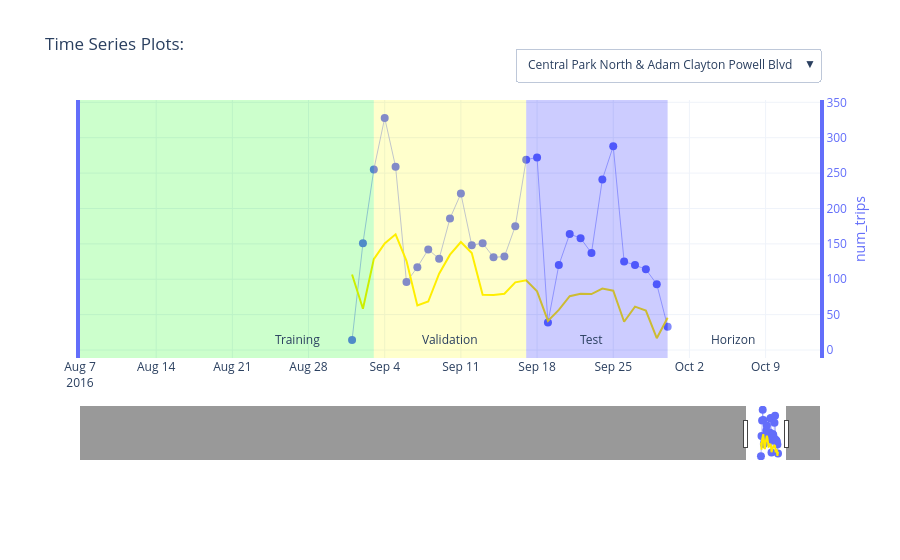

The notebook cell saved with this chart:
### Code cell
# NA values in Pandas will not convert to JSON which Plotly uses:
rawSeries = rawSeries.fillna(np.nan).replace([np.nan], [None])

# create a figure:
fig = go.Figure()

# get a list of colors to use:
colors = px.colors.qualitative.Plotly

# list of columns to plot over time : target and covariates
variables = [TARGET_COLUMN] #+ COVARIATE_COLUMNS

# create dropdown/button to toggle series
buttons = []
b = 0 # default button index

# iterate through series:
series = rawSeries[SERIES_COLUMN].unique().tolist()[0:viz_limit]
for s in series:    
    # iterate trhough columns
    for y, v in enumerate(variables):
        fig.add_trace(
            go.Scatter(
                x = rawSeries[rawSeries[SERIES_COLUMN]==s][TIME_COLUMN],
                y = rawSeries[rawSeries[SERIES_COLUMN]==s][v],
                name = f'{v}',
                text = rawSeries[rawSeries[SERIES_COLUMN]==s][v],
                yaxis = f"y{y+1}",
                hoverinfo='name+x+text',
                line = {'width': 0.5},
                marker = {'size': 8},
                mode = 'lines+markers',
                showlegend = False,
                visible = (b==0) # make a series visible as default: this uses the first series
            )
        )
        if y == 0: # add the forecast
            # add the forecast fit
            fig.add_trace(
                go.Scatter(
                    x = pred_ex2[pred_ex2[SERIES_COLUMN]==s][TIME_COLUMN],
                    y = pred_ex2[pred_ex2[SERIES_COLUMN]==s]['predicted'],
                    name = f'Forecast: {v}',
                    text = pred_ex2[pred_ex2[SERIES_COLUMN]==s]['predicted'],
                    yaxis = f"y{y+1}",
                    hoverinfo='name+x+text',
                    line = {'width': 2, 'color': 'rgb(255,234,0)'},
                    mode = 'lines',
                    showlegend = False,
                    visible = (b==0) # make a series visible as default: this uses the first series
                )
            )
    
    # which button to show:
    ff = 1 # count of forecast related traces add to each series
    which_buttons = [False] * len(series) * (len(variables) + ff)
    which_buttons[b * (len(variables) +ff):(b+1)*(len(variables) + ff)] = [True] * (len(variables) + ff)

    # create button for series:
    button = dict(
        label = s,
        method = 'update',
        args = [{'visible': which_buttons}]
    )
    buttons.append(button)
    b += 1

# add split regions: training
fig.add_shape(
    fillcolor = 'rgba(0, 255, 0, 0.2)',
    line = {'width': 0},
    type = 'rect',
    x0 = keyDates['start_date'][0],
    x1 = keyDates['val_start'][0],
    xref = 'x',
    y0 = 0,
    y1 = 1,
    yref = 'paper'
)
fig.add_annotation(
    x = keyDates['val_start'][0] - (keyDates['test_start'][0]-keyDates['val_start'][0])/2,
    y = 0,
    ax = 0, ay = 0,
    yref = 'y1',
    xref = 'x',
    text = 'Training',
    yanchor = 'bottom'
)

# add split regions: validation
fig.add_shape(
    fillcolor = 'rgba(255, 255, 0, 0.2)',
    line = {'width': 0},
    type = 'rect',
    x0 = keyDates['val_start'][0],
    x1 = keyDates['test_start'][0],
    xref = 'x',
    y0 = 0,
    y1 = 1,
    yref = 'paper'
)
fig.add_annotation(
    x = keyDates['val_start'][0] + (keyDates['test_start'][0]-keyDates['val_start'][0])/2,
    y = 0,
    ax = 0, ay = 0,
    yref = 'y1',
    xref = 'x',
    text = 'Validation',
    yanchor = 'bottom'
)

# add split regions: test
fig.add_shape(
    fillcolor = 'rgba(0, 0, 255, 0.2)',
    line = {'width': 0},
    type = 'rect',
    x0 = keyDates['test_start'][0],
    x1 = keyDates['end_date'][0],
    xref = 'x',
    y0 = 0,
    y1 = 1,
    yref = 'paper'
)
fig.add_annotation(
    x = keyDates['test_start'][0] + (keyDates['end_date'][0]-keyDates['test_start'][0])/2,
    y = 0,
    ax = 0, ay = 0,
    yref = 'y1',
    xref = 'x',
    text = 'Test',
    yanchor = 'bottom'
)

# add split regions: horizon
fig.add_shape(
    fillcolor = 'rgba(255, 255, 255, 0.2)',
    line = {'width': 0},
    type = 'rect',
    x0 = keyDates['end_date'][0],
    x1 = keyDates['end_date'][0]+timedelta(days = FORECAST_HORIZON_LENGTH),
    xref = 'x',
    y0 = 0,
    y1 = 1,
    yref = 'paper'
)
fig.add_annotation(
    x = keyDates['end_date'][0] + (keyDates['end_date'][0]-keyDates['test_start'][0])/2,
    y = 0,
    ax = 0, ay = 0,
    yref = 'y1',
    xref = 'x',
    text = 'Horizon',
    yanchor = 'bottom'
)

# configure axes layout:
layout = dict(
    xaxis =  dict(
        range = [keyDates['end_date'][0] - 2*(keyDates['end_date'][0] - keyDates['val_start'][0]), keyDates['end_date'][0]+timedelta(days = FORECAST_HORIZON_LENGTH)],
        rangeslider = dict(
            autorange = True,
            range = [keyDates['start_date'][0], keyDates['end_date'][0]+timedelta(days = FORECAST_HORIZON_LENGTH)]
        ),
        type = 'date'
    )
)
for v, variable in enumerate(variables):
    layout[f'yaxis{v+1}'] = dict(
        anchor = 'x',
        domain = [v*(1/len(variables)), (v+1)*(1/len(variables))],
        autorange = True,
        mirror = True,
        autoshift = True,
        title = dict(text = variable, standoff = 10 + 20 * (v % 2), font = dict(color = colors[v])),
        tickfont = dict(color = colors[v]),
        tickmode = 'auto',
        linecolor = colors[v],
        linewidth = 4,
        showline = True,
        side = 'right',
        type = 'linear',
        zeroline = False
    )

# final update of display before rendering
fig.update_layout(
    layout,
    title = 'Time Series Plots:',
    dragmode="zoom",
    hovermode="x",
    legend=dict(traceorder="reversed"),
    height=600,
    template="plotly_white",
    margin=dict(
        t=100,
        b=100
    ),
    updatemenus = [
        dict(
            buttons = buttons,
            type = 'dropdown',
            direction = 'down',
            x = 1,
            y = 1.2,
            showactive = True
        )
    ]
)

# render the interactive plot:
fig.show()

### Figure 1 — Plotly figure (JSON) as saved in the notebook; plotly's stock layout.template omitted (floating-point values rounded to 4 significant figures; data arrays with more than 128 entries replaced by an {"elided": "..."} marker saying what was removed)
{"data": [{"hoverinfo": "name+x+text", "line": {"width": 0.5}, "marker": {"size": 8}, "mode": "lines+markers", "name": "num_trips", "showlegend": false, "text": [14, 151, 255, 328, 259, 96, 117, 142, 129, 186, 221, 148, 151, 131, 132, 175, 269, 272, 39, 120, 164, 158, 137, 241, 288, 125, 120, 114, 93, 33], "type": "scatter", "visible": true, "x": ["2016-09-01", "2016-09-02", "2016-09-03", "2016-09-04", "2016-09-05", "2016-09-06", "2016-09-07", "2016-09-08", "2016-09-09", "2016-09-10", "2016-09-11", "2016-09-12", "2016-09-13", "2016-09-14", "2016-09-15", "2016-09-16", "2016-09-17", "2016-09-18", "2016-09-19", "2016-09-20", "2016-09-21", "2016-09-22", "2016-09-23", "2016-09-24", "2016-09-25", "2016-09-26", "2016-09-27", "2016-09-28", "2016-09-29", "2016-09-30"], "y": [14, 151, 255, 328, 259, 96, 117, 142, 129, 186, 221, 148, 151, 131, 132, 175, 269, 272, 39, 120, 164, 158, 137, 241, 288, 125, 120, 114, 93, 33], "yaxis": "y"}, {"hoverinfo": "name+x+text", "line": {"color": "rgb(255,234,0)", "width": 2}, "mode": "lines", "name": "Forecast: num_trips", "showlegend": false, "text": [106.7, 58.25, 128.4, 150.7, 163.5, 126.0, 62.87, 68.54, 107.8, 134.8, 152.6, 137.1, 78.15, 77.84, 79.49, 95.59, 98.62, 82.98, 41.15, 56.72, 76.06, 79.55, 79.03, 86.85, 83.78, 39.97, 61.24, 55.79, 16.73, 45.7], "type": "scatter", "visible": true, "x": ["2016-09-01", "2016-09-02", "2016-09-03", "2016-09-04", "2016-09-05", "2016-09-06", "2016-09-07", "2016-09-08", "2016-09-09", "2016-09-10", "2016-09-11", "2016-09-12", "2016-09-13", "2016-09-14", "2016-09-15", "2016-09-16", "2016-09-17", "2016-09-18", "2016-09-19", "2016-09-20", "2016-09-21", "2016-09-22", "2016-09-23", "2016-09-24", "2016-09-25", "2016-09-26", "2016-09-27", "2016-09-28", "2016-09-29", "2016-09-30"], "y": [106.7, 58.25, 128.4, 150.7, 163.5, 126.0, 62.87, 68.54, 107.8, 134.8, 152.6, 137.1, 78.15, 77.84, 79.49, 95.59, 98.62, 82.98, 41.15, 56.72, 76.06, 79.55, 79.03, 86.85, 83.78, 39.97, 61.24, 55.79, 16.73, 45.7], "yaxis": "y"}, {"hoverinfo": "name+x+text", "line": {"width": 0.5}, "marker": {"size": 8}, "mode": "lines+markers", "name": "num_trips", "showlegend": false, "text": {"elided": "1177 int values"}, "type": "scatter", "visible": false, "x": {"elided": "1177 str values"}, "y": {"elided": "1177 int values"}, "yaxis": "y"}, {"hoverinfo": "name+x+text", "line": {"color": "rgb(255,234,0)", "width": 2}, "mode": "lines", "name": "Forecast: num_trips", "showlegend": false, "text": {"elided": "1177 float values"}, "type": "scatter", "visible": false, "x": {"elided": "1177 str values"}, "y": {"elided": "1177 float values"}, "yaxis": "y"}, {"hoverinfo": "name+x+text", "line": {"width": 0.5}, "marker": {"size": 8}, "mode": "lines+markers", "name": "num_trips", "showlegend": false, "text": [85, 135, 240, 301, 132, 69, 63, 69, 48, 62, 100, 70, 60, 96, 73, 67, 111, 124, 76, 78, 83, 78, 80, 114, 140, 56, 83, 96, 40, 138, 146, 173, 159, 64, 108, 85, 82, 120, 161, 77, 86, 98, 75, 103, 153, 164, 18, 108, 111, 68, 109, 123, 139, 92, 87, 86, 104, 39], "type": "scatter", "visible": false, "x": ["2016-08-04", "2016-08-05", "2016-08-06", "2016-08-07", "2016-08-08", "2016-08-09", "2016-08-10", "2016-08-11", "2016-08-12", "2016-08-13", "2016-08-14", "2016-08-15", "2016-08-16", "2016-08-17", "2016-08-18", "2016-08-19", "2016-08-20", "2016-08-21", "2016-08-22", "2016-08-23", "2016-08-24", "2016-08-25", "2016-08-26", "2016-08-27", "2016-08-28", "2016-08-29", "2016-08-30", "2016-08-31", "2016-09-01", "2016-09-02", "2016-09-03", "2016-09-04", "2016-09-05", "2016-09-06", "2016-09-07", "2016-09-08", "2016-09-09", "2016-09-10", "2016-09-11", "2016-09-12", "2016-09-13", "2016-09-14", "2016-09-15", "2016-09-16", "2016-09-17", "2016-09-18", "2016-09-19", "2016-09-20", "2016-09-21", "2016-09-22", "2016-09-23", "2016-09-24", "2016-09-25", "2016-09-26", "2016-09-27", "2016-09-28", "2016-09-29", "2016-09-30"], "y": [85, 135, 240, 301, 132, 69, 63, 69, 48, 62, 100, 70, 60, 96, 73, 67, 111, 124, 76, 78, 83, 78, 80, 114, 140, 56, 83, 96, 40, 138, 146, 173, 159, 64, 108, 85, 82, 120, 161, 77, 86, 98, 75, 103, 153, 164, 18, 108, 111, 68, 109, 123, 139, 92, 87, 86, 104, 39], "yaxis": "y"}, {"hoverinfo": "name+x+text", "line": {"color": "rgb(255,234,0)", "width": 2}, "mode": "lines", "name": "Forecast: num_trips", "showlegend": false, "text": [132.3, 109.2, 149.3, 179.6, 167.3, 98.71, 72.16, 84.37, 95.22, 118.7, 146.1, 102.8, 54.53, 68.69, 91.1, 91.66, 102.6, 122.0, 77.87, 71.21, 69.98, 73.07, 77.43, 126.0, 123.3, 95.86, 60.3, 85.72, 47.86, 71.96, 171.9, 172.5, 127.0, 87.62, 54.17, 65.2, 58.12, 104.7, 106.6, 115.5, 48.0, 72.01, 72.96, 68.42, 122.0, 98.2, 50.76, 61.37, 82.25, 68.08, 74.65, 127.9, 100.9, 60.22, 60.37, 63.37, 55.28, 69.16], "type": "scatter", "visible": false, "x": ["2016-08-04", "2016-08-05", "2016-08-06", "2016-08-07", "2016-08-08", "2016-08-09", "2016-08-10", "2016-08-11", "2016-08-12", "2016-08-13", "2016-08-14", "2016-08-15", "2016-08-16", "2016-08-17", "2016-08-18", "2016-08-19", "2016-08-20", "2016-08-21", "2016-08-22", "2016-08-23", "2016-08-24", "2016-08-25", "2016-08-26", "2016-08-27", "2016-08-28", "2016-08-29", "2016-08-30", "2016-08-31", "2016-09-01", "2016-09-02", "2016-09-03", "2016-09-04", "2016-09-05", "2016-09-06", "2016-09-07", "2016-09-08", "2016-09-09", "2016-09-10", "2016-09-11", "2016-09-12", "2016-09-13", "2016-09-14", "2016-09-15", "2016-09-16", "2016-09-17", "2016-09-18", "2016-09-19", "2016-09-20", "2016-09-21", "2016-09-22", "2016-09-23", "2016-09-24", "2016-09-25", "2016-09-26", "2016-09-27", "2016-09-28", "2016-09-29", "2016-09-30"], "y": [132.3, 109.2, 149.3, 179.6, 167.3, 98.71, 72.16, 84.37, 95.22, 118.7, 146.1, 102.8, 54.53, 68.69, 91.1, 91.66, 102.6, 122.0, 77.87, 71.21, 69.98, 73.07, 77.43, 126.0, 123.3, 95.86, 60.3, 85.72, 47.86, 71.96, 171.9, 172.5, 127.0, 87.62, 54.17, 65.2, 58.12, 104.7, 106.6, 115.5, 48.0, 72.01, 72.96, 68.42, 122.0, 98.2, 50.76, 61.37, 82.25, 68.08, 74.65, 127.9, 100.9, 60.22, 60.37, 63.37, 55.28, 69.16], "yaxis": "y"}, {"hoverinfo": "name+x+text", "line": {"width": 0.5}, "marker": {"size": 8}, "mode": "lines+markers", "name": "num_trips", "showlegend": false, "text": [44, 40, 28, 30, 30, 35, 51, 24, 39, 25, 31, 44, 74, 83, 28, 31, 43, 55, 49, 57, 95, 33, 59, 41, 9, 24, 29, 2, 95, 23, 14, 37, 41, 78, 84, 25, 38, 18, 53, 51, 87, 69, 7, 26, 43, 27, 32, 63, 60, 47, 24, 41, 16, 13], "type": "scatter", "visible": false, "x": ["2016-08-08", "2016-08-09", "2016-08-10", "2016-08-11", "2016-08-12", "2016-08-13", "2016-08-14", "2016-08-15", "2016-08-16", "2016-08-17", "2016-08-18", "2016-08-19", "2016-08-20", "2016-08-21", "2016-08-22", "2016-08-23", "2016-08-24", "2016-08-25", "2016-08-26", "2016-08-27", "2016-08-28", "2016-08-29", "2016-08-30", "2016-08-31", "2016-09-01", "2016-09-02", "2016-09-03", "2016-09-04", "2016-09-05", "2016-09-06", "2016-09-07", "2016-09-08", "2016-09-09", "2016-09-10", "2016-09-11", "2016-09-12", "2016-09-13", "2016-09-14", "2016-09-15", "2016-09-16", "2016-09-17", "2016-09-18", "2016-09-19", "2016-09-20", "2016-09-21", "2016-09-22", "2016-09-23", "2016-09-24", "2016-09-25", "2016-09-26", "2016-09-27", "2016-09-28", "2016-09-29", "2016-09-30"], "y": [44, 40, 28, 30, 30, 35, 51, 24, 39, 25, 31, 44, 74, 83, 28, 31, 43, 55, 49, 57, 95, 33, 59, 41, 9, 24, 29, 2, 95, 23, 14, 37, 41, 78, 84, 25, 38, 18, 53, 51, 87, 69, 7, 26, 43, 27, 32, 63, 60, 47, 24, 41, 16, 13], "yaxis": "y"}, {"hoverinfo": "name+x+text", "line": {"color": "rgb(255,234,0)", "width": 2}, "mode": "lines", "name": "Forecast: num_trips", "showlegend": false, "text": [100.5, 52.75, 45.79, 55.76, 59.18, 81.75, 50.76, 37.95, 42.7, 24.58, 10.21, 53.49, 67.78, 51.99, 18.28, 22.32, 15.37, 43.62, 44.74, 46.99, 61.57, 26.77, 21.68, 39.95, -14.55, 40.06, 68.72, -18.1, -5.504, 23.48, 7.424, -1.871, 16.16, 23.16, 25.76, 28.18, -17.29, -20.84, -30.97, 14.11, 71.82, 40.01, 19.64, 25.05, 16.21, 38.23, 54.01, 59.99, 56.63, 22.21, 21.68, 8.541, 4.353, 3.933], "type": "scatter", "visible": false, "x": ["2016-08-08", "2016-08-09", "2016-08-10", "2016-08-11", "2016-08-12", "2016-08-13", "2016-08-14", "2016-08-15", "2016-08-16", "2016-08-17", "2016-08-18", "2016-08-19", "2016-08-20", "2016-08-21", "2016-08-22", "2016-08-23", "2016-08-24", "2016-08-25", "2016-08-26", "2016-08-27", "2016-08-28", "2016-08-29", "2016-08-30", "2016-08-31", "2016-09-01", "2016-09-02", "2016-09-03", "2016-09-04", "2016-09-05", "2016-09-06", "2016-09-07", "2016-09-08", "2016-09-09", "2016-09-10", "2016-09-11", "2016-09-12", "2016-09-13", "2016-09-14", "2016-09-15", "2016-09-16", "2016-09-17", "2016-09-18", "2016-09-19", "2016-09-20", "2016-09-21", "2016-09-22", "2016-09-23", "2016-09-24", "2016-09-25", "2016-09-26", "2016-09-27", "2016-09-28", "2016-09-29", "2016-09-30"], "y": [100.5, 52.75, 45.79, 55.76, 59.18, 81.75, 50.76, 37.95, 42.7, 24.58, 10.21, 53.49, 67.78, 51.99, 18.28, 22.32, 15.37, 43.62, 44.74, 46.99, 61.57, 26.77, 21.68, 39.95, -14.55, 40.06, 68.72, -18.1, -5.504, 23.48, 7.424, -1.871, 16.16, 23.16, 25.76, 28.18, -17.29, -20.84, -30.97, 14.11, 71.82, 40.01, 19.64, 25.05, 16.21, 38.23, 54.01, 59.99, 56.63, 22.21, 21.68, 8.541, 4.353, 3.933], "yaxis": "y"}, {"hoverinfo": "name+x+text", "line": {"width": 0.5}, "marker": {"size": 8}, "mode": "lines+markers", "name": "num_trips", "showlegend": false, "text": [28, 112, 77, 68, 62, 39, 50, 50, 36, 48, 38, 41, 47, 51, 38, 56, 55, 56, 61, 64, 59, 49, 45, 41, 23, 59, 58, 100, 51, 38, 47, 43, 42, 49, 73, 58, 75, 35, 67, 53, 75, 75, 27, 60, 54, 56, 58, 64, 65, 34, 50, 41, 40, 10], "type": "scatter", "visible": false, "x": ["2016-08-08", "2016-08-09", "2016-08-10", "2016-08-11", "2016-08-12", "2016-08-13", "2016-08-14", "2016-08-15", "2016-08-16", "2016-08-17", "2016-08-18", "2016-08-19", "2016-08-20", "2016-08-21", "2016-08-22", "2016-08-23", "2016-08-24", "2016-08-25", "2016-08-26", "2016-08-27", "2016-08-28", "2016-08-29", "2016-08-30", "2016-08-31", "2016-09-01", "2016-09-02", "2016-09-03", "2016-09-04", "2016-09-05", "2016-09-06", "2016-09-07", "2016-09-08", "2016-09-09", "2016-09-10", "2016-09-11", "2016-09-12", "2016-09-13", "2016-09-14", "2016-09-15", "2016-09-16", "2016-09-17", "2016-09-18", "2016-09-19", "2016-09-20", "2016-09-21", "2016-09-22", "2016-09-23", "2016-09-24", "2016-09-25", "2016-09-26", "2016-09-27", "2016-09-28", "2016-09-29", "2016-09-30"], "y": [28, 112, 77, 68, 62, 39, 50, 50, 36, 48, 38, 41, 47, 51, 38, 56, 55, 56, 61, 64, 59, 49, 45, 41, 23, 59, 58, 100, 51, 38, 47, 43, 42, 49, 73, 58, 75, 35, 67, 53, 75, 75, 27, 60, 54, 56, 58, 64, 65, 34, 50, 41, 40, 10], "yaxis": "y"}, {"hoverinfo": "name+x+text", "line": {"color": "rgb(255,234,0)", "width": 2}, "mode": "lines", "name": "Forecast: num_trips", "showlegend": false, "text": [73.57, 74.35, 92.61, 87.48, 90.63, 87.01, 55.46, 18.89, 44.94, 43.78, 53.51, 42.52, 70.84, 50.75, 20.29, 36.03, 20.49, 40.19, 54.02, 76.27, 54.23, 48.1, 27.66, 25.72, 25.53, 38.13, 87.22, 64.68, 48.58, 29.6, 12.88, 10.74, 21.35, 55.46, 51.0, 10.27, 22.88, 12.52, 11.67, 12.62, 71.45, 32.2, 22.81, 36.11, 48.97, 32.82, 50.27, 63.75, 42.48, 2.274, 24.94, 24.63, 11.86, 25.82], "type": "scatter", "visible": false, "x": ["2016-08-08", "2016-08-09", "2016-08-10", "2016-08-11", "2016-08-12", "2016-08-13", "2016-08-14", "2016-08-15", "2016-08-16", "2016-08-17", "2016-08-18", "2016-08-19", "2016-08-20", "2016-08-21", "2016-08-22", "2016-08-23", "2016-08-24", "2016-08-25", "2016-08-26", "2016-08-27", "2016-08-28", "2016-08-29", "2016-08-30", "2016-08-31", "2016-09-01", "2016-09-02", "2016-09-03", "2016-09-04", "2016-09-05", "2016-09-06", "2016-09-07", "2016-09-08", "2016-09-09", "2016-09-10", "2016-09-11", "2016-09-12", "2016-09-13", "2016-09-14", "2016-09-15", "2016-09-16", "2016-09-17", "2016-09-18", "2016-09-19", "2016-09-20", "2016-09-21", "2016-09-22", "2016-09-23", "2016-09-24", "2016-09-25", "2016-09-26", "2016-09-27", "2016-09-28", "2016-09-29", "2016-09-30"], "y": [73.57, 74.35, 92.61, 87.48, 90.63, 87.01, 55.46, 18.89, 44.94, 43.78, 53.51, 42.52, 70.84, 50.75, 20.29, 36.03, 20.49, 40.19, 54.02, 76.27, 54.23, 48.1, 27.66, 25.72, 25.53, 38.13, 87.22, 64.68, 48.58, 29.6, 12.88, 10.74, 21.35, 55.46, 51.0, 10.27, 22.88, 12.52, 11.67, 12.62, 71.45, 32.2, 22.81, 36.11, 48.97, 32.82, 50.27, 63.75, 42.48, 2.274, 24.94, 24.63, 11.86, 25.82], "yaxis": "y"}, {"hoverinfo": "name+x+text", "line": {"width": 0.5}, "marker": {"size": 8}, "mode": "lines+markers", "name": "num_trips", "showlegend": false, "text": {"elided": "359 int values"}, "type": "scatter", "visible": false, "x": {"elided": "359 str values"}, "y": {"elided": "359 int values"}, "yaxis": "y"}, {"hoverinfo": "name+x+text", "line": {"color": "rgb(255,234,0)", "width": 2}, "mode": "lines", "name": "Forecast: num_trips", "showlegend": false, "text": {"elided": "359 float values"}, "type": "scatter", "visible": false, "x": {"elided": "359 str values"}, "y": {"elided": "359 float values"}, "yaxis": "y"}, {"hoverinfo": "name+x+text", "line": {"width": 0.5}, "marker": {"size": 8}, "mode": "lines+markers", "name": "num_trips", "showlegend": false, "text": {"elided": "361 int values"}, "type": "scatter", "visible": false, "x": {"elided": "361 str values"}, "y": {"elided": "361 int values"}, "yaxis": "y"}, {"hoverinfo": "name+x+text", "line": {"color": "rgb(255,234,0)", "width": 2}, "mode": "lines", "name": "Forecast: num_trips", "showlegend": false, "text": {"elided": "361 float values"}, "type": "scatter", "visible": false, "x": {"elided": "361 str values"}, "y": {"elided": "361 float values"}, "yaxis": "y"}, {"hoverinfo": "name+x+text", "line": {"width": 0.5}, "marker": {"size": 8}, "mode": "lines+markers", "name": "num_trips", "showlegend": false, "text": {"elided": "355 int values"}, "type": "scatter", "visible": false, "x": {"elided": "355 str values"}, "y": {"elided": "355 int values"}, "yaxis": "y"}, {"hoverinfo": "name+x+text", "line": {"color": "rgb(255,234,0)", "width": 2}, "mode": "lines", "name": "Forecast: num_trips", "showlegend": false, "text": {"elided": "355 float values"}, "type": "scatter", "visible": false, "x": {"elided": "355 str values"}, "y": {"elided": "355 float values"}, "yaxis": "y"}, {"hoverinfo": "name+x+text", "line": {"width": 0.5}, "marker": {"size": 8}, "mode": "lines+markers", "name": "num_trips", "showlegend": false, "text": {"elided": "345 int values"}, "type": "scatter", "visible": false, "x": {"elided": "345 str values"}, "y": {"elided": "345 int values"}, "yaxis": "y"}, {"hoverinfo": "name+x+text", "line": {"color": "rgb(255,234,0)", "width": 2}, "mode": "lines", "name": "Forecast: num_trips", "showlegend": false, "text": {"elided": "345 float values"}, "type": "scatter", "visible": false, "x": {"elided": "345 str values"}, "y": {"elided": "345 float values"}, "yaxis": "y"}, {"hoverinfo": "name+x+text", "line": {"width": 0.5}, "marker": {"size": 8}, "mode": "lines+markers", "name": "num_trips", "showlegend": false, "text": {"elided": "1179 int values"}, "type": "scatter", "visible": false, "x": {"elided": "1179 str values"}, "y": {"elided": "1179 int values"}, "yaxis": "y"}, {"hoverinfo": "name+x+text", "line": {"color": "rgb(255,234,0)", "width": 2}, "mode": "lines", "name": "Forecast: num_trips", "showlegend": false, "text": {"elided": "1179 float values"}, "type": "scatter", "visible": false, "x": {"elided": "1179 str values"}, "y": {"elided": "1179 float values"}, "yaxis": "y"}, {"hoverinfo": "name+x+text", "line": {"width": 0.5}, "marker": {"size": 8}, "mode": "lines+markers", "name": "num_trips", "showlegend": false, "text": [42, 71, 108, 107, 103, 78, 90, 99, 67, 143, 152, 84, 94, 83, 96, 80, 151, 133, 59, 112, 121, 35, 86, 64, 75, 60, 58, 58, 77, 60, 69, 95, 60, 86, 55, 64, 66, 101, 106, 32, 70, 77, 82, 72, 67, 57, 39, 71, 69, 60, 32], "type": "scatter", "visible": false, "x": ["2016-08-11", "2016-08-12", "2016-08-13", "2016-08-14", "2016-08-15", "2016-08-16", "2016-08-17", "2016-08-18", "2016-08-19", "2016-08-20", "2016-08-21", "2016-08-22", "2016-08-23", "2016-08-24", "2016-08-25", "2016-08-26", "2016-08-27", "2016-08-28", "2016-08-29", "2016-08-30", "2016-08-31", "2016-09-01", "2016-09-02", "2016-09-03", "2016-09-04", "2016-09-05", "2016-09-06", "2016-09-07", "2016-09-08", "2016-09-09", "2016-09-10", "2016-09-11", "2016-09-12", "2016-09-13", "2016-09-14", "2016-09-15", "2016-09-16", "2016-09-17", "2016-09-18", "2016-09-19", "2016-09-20", "2016-09-21", "2016-09-22", "2016-09-23", "2016-09-24", "2016-09-25", "2016-09-26", "2016-09-27", "2016-09-28", "2016-09-29", "2016-09-30"], "y": [42, 71, 108, 107, 103, 78, 90, 99, 67, 143, 152, 84, 94, 83, 96, 80, 151, 133, 59, 112, 121, 35, 86, 64, 75, 60, 58, 58, 77, 60, 69, 95, 60, 86, 55, 64, 66, 101, 106, 32, 70, 77, 82, 72, 67, 57, 39, 71, 69, 60, 32], "yaxis": "y"}, {"hoverinfo": "name+x+text", "line": {"color": "rgb(255,234,0)", "width": 2}, "mode": "lines", "name": "Forecast: num_trips", "showlegend": false, "text": [121.7, 96.47, 117.0, 119.3, 114.1, 100.9, 86.14, 69.45, 103.0, 104.6, 111.8, 109.5, 60.24, 87.22, 97.71, 94.75, 113.4, 122.3, 87.18, 60.75, 86.09, 79.09, 51.33, 107.7, 70.53, 67.4, 44.54, 42.41, 21.27, 41.91, 83.15, 72.92, 62.28, 43.06, 43.4, 30.98, 29.5, 108.8, 100.8, 55.83, 46.94, 56.2, 60.88, 64.93, 106.3, 83.53, 34.63, 61.6, 54.4, 31.71, 47.09], "type": "scatter", "visible": false, "x": ["2016-08-11", "2016-08-12", "2016-08-13", "2016-08-14", "2016-08-15", "2016-08-16", "2016-08-17", "2016-08-18", "2016-08-19", "2016-08-20", "2016-08-21", "2016-08-22", "2016-08-23", "2016-08-24", "2016-08-25", "2016-08-26", "2016-08-27", "2016-08-28", "2016-08-29", "2016-08-30", "2016-08-31", "2016-09-01", "2016-09-02", "2016-09-03", "2016-09-04", "2016-09-05", "2016-09-06", "2016-09-07", "2016-09-08", "2016-09-09", "2016-09-10", "2016-09-11", "2016-09-12", "2016-09-13", "2016-09-14", "2016-09-15", "2016-09-16", "2016-09-17", "2016-09-18", "2016-09-19", "2016-09-20", "2016-09-21", "2016-09-22", "2016-09-23", "2016-09-24", "2016-09-25", "2016-09-26", "2016-09-27", "2016-09-28", "2016-09-29", "2016-09-30"], "y": [121.7, 96.47, 117.0, 119.3, 114.1, 100.9, 86.14, 69.45, 103.0, 104.6, 111.8, 109.5, 60.24, 87.22, 97.71, 94.75, 113.4, 122.3, 87.18, 60.75, 86.09, 79.09, 51.33, 107.7, 70.53, 67.4, 44.54, 42.41, 21.27, 41.91, 83.15, 72.92, 62.28, 43.06, 43.4, 30.98, 29.5, 108.8, 100.8, 55.83, 46.94, 56.2, 60.88, 64.93, 106.3, 83.53, 34.63, 61.6, 54.4, 31.71, 47.09], "yaxis": "y"}, {"hoverinfo": "name+x+text", "line": {"width": 0.5}, "marker": {"size": 8}, "mode": "lines+markers", "name": "num_trips", "showlegend": false, "text": {"elided": "359 int values"}, "type": "scatter", "visible": false, "x": {"elided": "359 str values"}, "y": {"elided": "359 int values"}, "yaxis": "y"}, {"hoverinfo": "name+x+text", "line": {"color": "rgb(255,234,0)", "width": 2}, "mode": "lines", "name": "Forecast: num_trips", "showlegend": false, "text": {"elided": "359 float values"}, "type": "scatter", "visible": false, "x": {"elided": "359 str values"}, "y": {"elided": "359 float values"}, "yaxis": "y"}], "layout": {"annotations": [{"ax": 0, "ay": 0, "text": "Training", "x": "2016-08-27", "xref": "x", "y": 0, "yanchor": "bottom", "yref": "y"}, {"ax": 0, "ay": 0, "text": "Validation", "x": "2016-09-10", "xref": "x", "y": 0, "yanchor": "bottom", "yref": "y"}, {"ax": 0, "ay": 0, "text": "Test", "x": "2016-09-23", "xref": "x", "y": 0, "yanchor": "bottom", "yref": "y"}, {"ax": 0, "ay": 0, "text": "Horizon", "x": "2016-10-06", "xref": "x", "y": 0, "yanchor": "bottom", "yref": "y"}], "autosize": true, "dragmode": "zoom", "hovermode": "x", "legend": {"traceorder": "reversed"}, "margin": {"b": 100, "t": 100}, "shapes": [{"fillcolor": "rgba(0, 255, 0, 0.2)", "line": {"width": 0}, "type": "rect", "x0": "2013-07-01", "x1": "2016-09-03", "xref": "x", "y0": 0, "y1": 1, "yref": "paper"}, {"fillcolor": "rgba(255, 255, 0, 0.2)", "line": {"width": 0}, "type": "rect", "x0": "2016-09-03", "x1": "2016-09-17", "xref": "x", "y0": 0, "y1": 1, "yref": "paper"}, {"fillcolor": "rgba(0, 0, 255, 0.2)", "line": {"width": 0}, "type": "rect", "x0": "2016-09-17", "x1": "2016-09-30", "xref": "x", "y0": 0, "y1": 1, "yref": "paper"}, {"fillcolor": "rgba(255, 255, 255, 0.2)", "line": {"width": 0}, "type": "rect", "x0": "2016-09-30", "x1": "2016-10-14", "xref": "x", "y0": 0, "y1": 1, "yref": "paper"}], "title": {"text": "Time Series Plots:"}, "updatemenus": [{"buttons": [{"args": [{"visible": [true, true, false, false, false, false, false, false, false, false, false, false, false, false, false, false, false, false, false, false, false, false, false, false]}], "label": "Central Park North & Adam Clayton Powell Blvd", "method": "update"}, {"args": [{"visible": [false, false, true, true, false, false, false, false, false, false, false, false, false, false, false, false, false, false, false, false, false, false, false, false]}], "label": "Central Park S & 6 Ave", "method": "update"}, {"args": [{"visible": [false, false, false, false, true, true, false, false, false, false, false, false, false, false, false, false, false, false, false, false, false, false, false, false]}], "label": "Central Park W & W 96 St", "method": "update"}, {"args": [{"visible": [false, false, false, false, false, false, true, true, false, false, false, false, false, false, false, false, false, false, false, false, false, false, false, false]}], "label": "Central Park West & W 100 St", "method": "update"}, {"args": [{"visible": [false, false, false, false, false, false, false, false, true, true, false, false, false, false, false, false, false, false, false, false, false, false, false, false]}], "label": "Central Park West & W 102 St", "method": "update"}, {"args": [{"visible": [false, false, false, false, false, false, false, false, false, false, true, true, false, false, false, false, false, false, false, false, false, false, false, false]}], "label": "Central Park West & W 68 St", "method": "update"}, {"args": [{"visible": [false, false, false, false, false, false, false, false, false, false, false, false, true, true, false, false, false, false, false, false, false, false, false, false]}], "label": "Central Park West & W 72 St", "method": "update"}, {"args": [{"visible": [false, false, false, false, false, false, false, false, false, false, false, false, false, false, true, true, false, false, false, false, false, false, false, false]}], "label": "Central Park West & W 76 St", "method": "update"}, {"args": [{"visible": [false, false, false, false, false, false, false, false, false, false, false, false, false, false, false, false, true, true, false, false, false, false, false, false]}], "label": "Central Park West & W 85 St", "method": "update"}, {"args": [{"visible": [false, false, false, false, false, false, false, false, false, false, false, false, false, false, false, false, false, false, true, true, false, false, false, false]}], "label": "Grand Army Plaza & Central Park S", "method": "update"}, {"args": [{"visible": [false, false, false, false, false, false, false, false, false, false, false, false, false, false, false, false, false, false, false, false, true, true, false, false]}], "label": "W 106 St & Central Park West", "method": "update"}, {"args": [{"visible": [false, false, false, false, false, false, false, false, false, false, false, false, false, false, false, false, false, false, false, false, false, false, true, true]}], "label": "W 82 St & Central Park West", "method": "update"}], "direction": "down", "showactive": true, "type": "dropdown", "x": 1, "y": 1.2}], "xaxis": {"range": ["2016-08-07", "2016-10-14"], "rangeslider": {"autorange": true, "range": ["2013-07-01", "2016-12-05 14:46:22.6698"], "yaxis": {"_template": null, "rangemode": "match"}}, "type": "date"}, "yaxis": {"anchor": "x", "autorange": true, "autoshift": true, "domain": [0, 1], "linecolor": "#636EFA", "linewidth": 4, "mirror": true, "range": [-10.32, 352.3], "showline": true, "side": "right", "tickfont": {"color": "#636EFA"}, "tickmode": "auto", "title": {"font": {"color": "#636EFA"}, "standoff": 10, "text": "num_trips"}, "type": "linear", "zeroline": false}}}
